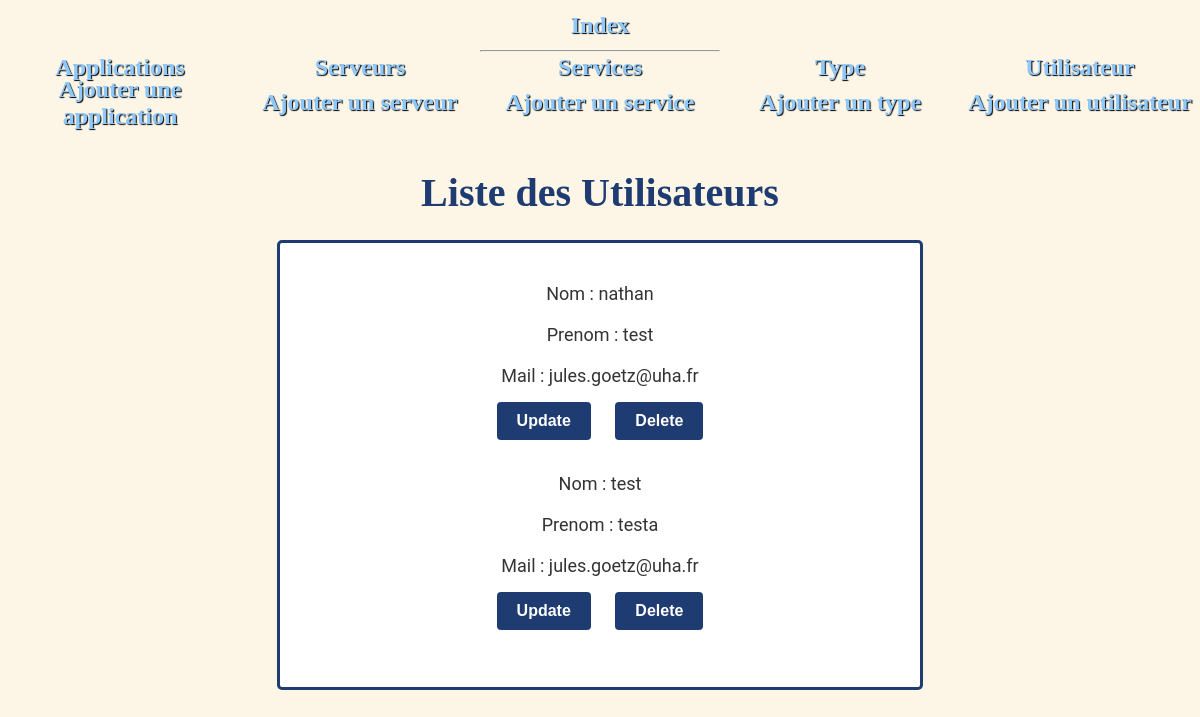
The page /adminsite/utilisateurs/ on the database its author committed.
### adminsite/models.py (models this page shows, shortened)
class Utilisateurs(models.Model):
    nom = models.CharField(max_length=30)
    prenom = models.CharField(max_length=30)
    email = models.EmailField(max_length=50)

### adminsite/utilisateurs_views.py (the view)
# urls.py: path('', views.index),
def index(request):
    app = list(models.Utilisateurs.objects.all())
    return render(request, 'adminsite/utilisateurs/affiche.html',{"liste": app})

### adminsite/templates/adminsite/utilisateurs/affiche.html (shortened to what this page needs)
<!DOCTYPE html>
<html lang="fr">
    {% extends "adminsite/main.html" %}
    {% block content %}
    <h2> Liste des Utilisateurs</h2>
    <div class="form">
    <ol>
        {% for l in liste %}
        <p>Nom : {{l.nom}}</p>
        <p>Prenom : {{l.prenom}}</p>
        <p>Mail : {{l.email}}</p>
    <a href="/adminsite/utilisateurs/update/{{l.id}}/">
    <input type="submit" value="Update" class="button">{% csrf_token %}</a>
    <a href="/adminsite/utilisateurs/delete/{{ l.id }}/" >
    <input type="submit" value="Delete" class="button">{% csrf_token %}</a>
        {% endfor %}
    </ol></div>
    {% endblock %}

### adminsite/static/adminsite/index.css (style rules this page uses)
* { padding: 0; margin: 0; }
body { text-align: center; background-color:oldlace; }
.button { display: inline-block; padding: 10px 20px; font-size: 16px; font-weight: bold; text-align: center; text-decoration: none; background-color: #1e3c72; color: #fff; border: none; border-radius: 4px; cursor: pointer; transition: background-color 0.3s ease; margin-top: 1%; margin-bottom: 4%; }
.form { max-width: 50%; margin: 0 auto; padding: 20px; margin-top: 4%; margin-bottom: 1%; padding-bottom: 2%; background-color: #fff; border: 3px solid #1e3c72; border-radius: 5px; font-size: large; }
h2 { color:#1e3c72; font-weight: bold; margin-top: 2%; font-size: 250%; margin-bottom: 2%; }
.form { width: 50%; margin: auto; text-align: center; }
.form > * { padding: 10px; }
.form > ol > * { padding: 10px; margin: auto; }
.form>ol>p { width: 75%; }
p { font-family: 'Roboto', sans-serif; font-size: 100%; color: #333333; }

### adminsite/templates/adminsite/main.html (style rules this page uses)
a:link { text-decoration:none }

### rows shown on the page
Utilisateurs: nom "nathan", prenom "test", email "jules.goetz@uha.fr"
Utilisateurs: nom "test", prenom "testa", email "jules.goetz@uha.fr"
